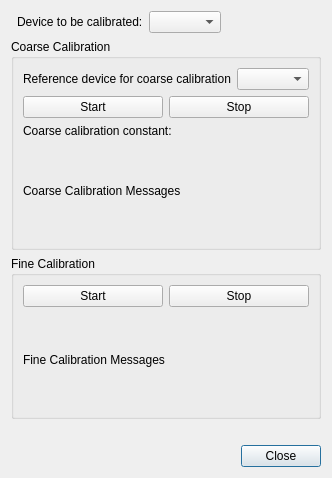
<?xml version="1.0" encoding="UTF-8"?>
<ui version="4.0">
 <class>CalibWindow</class>
 <widget class="QDialog" name="CalibWindow">
  <property name="geometry">
   <rect>
    <x>0</x>
    <y>0</y>
    <width>1008</width>
    <height>687</height>
   </rect>
  </property>
  <property name="sizePolicy">
   <sizepolicy hsizetype="Fixed" vsizetype="Fixed">
    <horstretch>0</horstretch>
    <verstretch>0</verstretch>
   </sizepolicy>
  </property>
  <property name="windowTitle">
   <string>FPGA Frequency Meter Calibration</string>
  </property>
  <layout class="QGridLayout" name="gridLayout">
   <property name="sizeConstraint">
    <enum>QLayout::SetFixedSize</enum>
   </property>
   <item row="3" column="0" colspan="2">
    <widget class="QLabel" name="ErrorLabel">
     <property name="sizePolicy">
      <sizepolicy hsizetype="Minimum" vsizetype="Maximum">
       <horstretch>0</horstretch>
       <verstretch>0</verstretch>
      </sizepolicy>
     </property>
     <property name="text">
      <string/>
     </property>
    </widget>
   </item>
   <item row="4" column="1">
    <widget class="QDialogButtonBox" name="buttonBox">
     <property name="standardButtons">
      <set>QDialogButtonBox::Close</set>
     </property>
    </widget>
   </item>
   <item row="1" column="0" colspan="2">
    <layout class="QVBoxLayout" name="verticalLayout">
     <item>
      <widget class="QGroupBox" name="groupBox_coarse">
       <property name="title">
        <string>Coarse Calibration</string>
       </property>
       <layout class="QHBoxLayout" name="horizontalLayout_2">
        <item>
         <layout class="QVBoxLayout" name="verticalLayout_2">
          <item>
           <layout class="QHBoxLayout" name="horizontalLayout_4">
            <item>
             <widget class="QLabel" name="label">
              <property name="text">
               <string>Reference device for coarse calibration</string>
              </property>
             </widget>
            </item>
            <item>
             <widget class="QComboBox" name="comboBoxRefDev"/>
            </item>
           </layout>
          </item>
          <item>
           <layout class="QHBoxLayout" name="horizontalLayout_5">
            <item>
             <widget class="QPushButton" name="button_start_coarse">
              <property name="text">
               <string>Start</string>
              </property>
             </widget>
            </item>
            <item>
             <widget class="QPushButton" name="button_stop_coarse">
              <property name="text">
               <string>Stop</string>
              </property>
             </widget>
            </item>
           </layout>
          </item>
          <item>
           <layout class="QHBoxLayout" name="horizontalLayout_6">
            <item>
             <widget class="QLabel" name="label_calib_const">
              <property name="text">
               <string>Coarse calibration constant:</string>
              </property>
             </widget>
            </item>
           </layout>
          </item>
          <item>
           <spacer name="verticalSpacer">
            <property name="orientation">
             <enum>Qt::Vertical</enum>
            </property>
            <property name="sizeHint" stdset="0">
             <size>
              <width>20</width>
              <height>40</height>
             </size>
            </property>
           </spacer>
          </item>
          <item>
           <widget class="QLabel" name="label_coarse_mess">
            <property name="text">
             <string>Coarse Calibration Messages</string>
            </property>
           </widget>
          </item>
          <item>
           <spacer name="verticalSpacer_2">
            <property name="orientation">
             <enum>Qt::Vertical</enum>
            </property>
            <property name="sizeHint" stdset="0">
             <size>
              <width>20</width>
              <height>40</height>
             </size>
            </property>
           </spacer>
          </item>
         </layout>
        </item>
        <item>
         <layout class="QVBoxLayout" name="plotVLayout_coarse">
          <property name="sizeConstraint">
           <enum>QLayout::SetDefaultConstraint</enum>
          </property>
         </layout>
        </item>
       </layout>
      </widget>
     </item>
     <item>
      <widget class="QGroupBox" name="groupBox_fine">
       <property name="title">
        <string>Fine Calibration</string>
       </property>
       <layout class="QHBoxLayout" name="horizontalLayout">
        <item>
         <layout class="QVBoxLayout" name="verticalLayout_3">
          <item>
           <layout class="QHBoxLayout" name="horizontalLayout_7">
            <item>
             <widget class="QPushButton" name="button_start_fine">
              <property name="text">
               <string>Start</string>
              </property>
             </widget>
            </item>
            <item>
             <widget class="QPushButton" name="button_stop_fine">
              <property name="text">
               <string>Stop</string>
              </property>
             </widget>
            </item>
           </layout>
          </item>
          <item>
           <spacer name="verticalSpacer_3">
            <property name="orientation">
             <enum>Qt::Vertical</enum>
            </property>
            <property name="sizeHint" stdset="0">
             <size>
              <width>20</width>
              <height>40</height>
             </size>
            </property>
           </spacer>
          </item>
          <item>
           <widget class="QLabel" name="label_fine_mess">
            <property name="text">
             <string>Fine Calibration Messages</string>
            </property>
           </widget>
          </item>
          <item>
           <spacer name="verticalSpacer_4">
            <property name="orientation">
             <enum>Qt::Vertical</enum>
            </property>
            <property name="sizeHint" stdset="0">
             <size>
              <width>20</width>
              <height>40</height>
             </size>
            </property>
           </spacer>
          </item>
         </layout>
        </item>
        <item>
         <layout class="QVBoxLayout" name="plotVLayout_fine"/>
        </item>
       </layout>
      </widget>
     </item>
    </layout>
   </item>
   <item row="0" column="1">
    <layout class="QHBoxLayout" name="horizontalLayout_3">
     <item>
      <widget class="QLabel" name="label_3">
       <property name="sizePolicy">
        <sizepolicy hsizetype="Preferred" vsizetype="Minimum">
         <horstretch>0</horstretch>
         <verstretch>0</verstretch>
        </sizepolicy>
       </property>
       <property name="text">
        <string>Device to be calibrated:</string>
       </property>
      </widget>
     </item>
     <item>
      <widget class="QComboBox" name="comboBoxDevToCalib"/>
     </item>
     <item>
      <spacer name="horizontalSpacer">
       <property name="orientation">
        <enum>Qt::Horizontal</enum>
       </property>
       <property name="sizeHint" stdset="0">
        <size>
         <width>40</width>
         <height>20</height>
        </size>
       </property>
      </spacer>
     </item>
    </layout>
   </item>
  </layout>
 </widget>
 <resources/>
 <connections/>
</ui>
